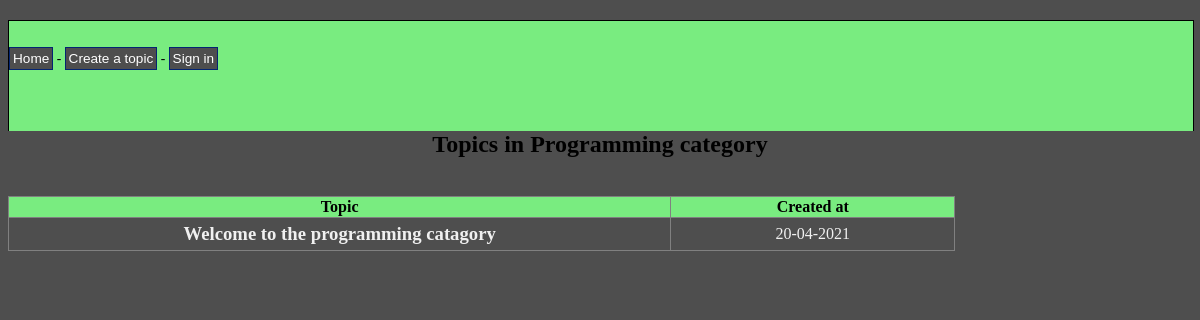
Page /php-code/category.php?id=4 on the committed database.
### tables this page shows
CREATE TABLE IF NOT EXISTS `catagory` (
  `cat_id` int(11) NOT NULL AUTO_INCREMENT,
  `cat_name` varchar(45) NOT NULL,
  PRIMARY KEY (`cat_id`)
);

CREATE TABLE IF NOT EXISTS `topics` (
  `Topic_id` int(11) NOT NULL AUTO_INCREMENT,
  `Topic_subject` varchar(200) DEFAULT NULL,
  `topic_date` datetime DEFAULT NULL,
  `users_userID` int(11) NOT NULL,
  `Catagory_cat_id` int(11) DEFAULT NULL,
  PRIMARY KEY (`Topic_id`),
  KEY `fk_topics_users` (`users_userID`),
  KEY `fk_topics_Catagory1` (`Catagory_cat_id`)
);

### php-code/category.php (the view)
<?php
include 'connect.php';
include '../header.php';
echo '</div></div> <link rel="stylesheet" href="../css/css.css" type="text/css">';
$id = ($_GET['id']);
$stmt = mysqli_prepare($conn,"SELECT cat_id, cat_name FROM catagory WHERE cat_id =?");
$stmt->bind_param("s", $id);
$stmt->execute();
$result = $stmt->get_result();
if(!$result)
{
	echo 'The category could not be displayed, please try again later. <br>' . mysqli_error($conn);
}
else
{
	if(mysqli_num_rows($result) == 0)
	{
		echo 'This category does not exist.';
	}
	else
	{
		while($row = mysqli_fetch_assoc($result))
		{
			echo '<h2>Topics in ' . $row['cat_name'] . ' category</h2><br />';
		}
		$sql = "SELECT
                    Topic_id,
					users_userID,
					Topic_subject,
					topic_date,
					Catagory_cat_id
				FROM
					topics
				WHERE
					Catagory_cat_id = " . mysqli_real_escape_string($conn,$_GET['id']);
		$result = mysqli_query($conn, $sql);
		if(!$result)
		{
			echo 'The topics could not be displayed, please try again later.';
		}
		else
		{
			if(mysqli_num_rows($result) == 0)
			{
				echo 'There are no topics in this category yet.';
			}
			else
			{
				echo '<table border="1">
					  <tr>
						<th>Topic</th>
						<th>Created at</th>
					  </tr>';
				while($row = mysqli_fetch_assoc($result))
				{
					echo '<tr>';
						echo '<td class="leftpart">';
							echo '<h3><a href="topic.php?id=' . $row['Topic_id'] . '">' . $row['Topic_subject'] .'</a><br /><h3>';
						echo '</td>';
						echo '<td class="rightpart">';
							echo date('d-m-Y', strtotime($row['topic_date']));
						echo '</td>';
					echo '</tr>';
				}
			}
		}
	}
}

### css/css.css (style rules this page uses)
:root { --padding-side-perc: 5%; --site-color-theme: #79EC80; --accent-color: #4E4E4E; }
body { background-color: #4E4E4E; text-align: center; }
table { border-collapse: collapse; width: 80%; }
table a { text-decoration: none; color: #F0F0F0 }
th { background-color: var(--site-color-theme); color: #000000; }
td { color: #F0F0F0; padding: 5px; }
h3 { margin: 0; padding: 0; }
.leftpart { width: 70%; }
.rightpart { width: 30%; }

### rows in the picture
catagory: cat_name "Programming"
topics: Topic_subject "Welcome to the programming catagory", topic_date "20-04-2021"
